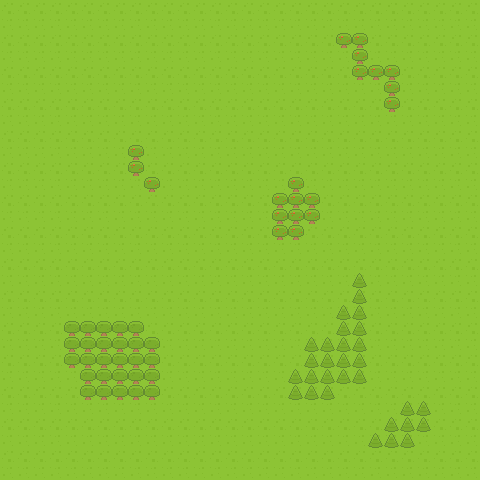

Tiled map render using the project's own tile images. Description and the map definition, with tile-layer contents summarised, below:
An orthogonal 30x30 tile map with 16x16 px tiles, 2 tile layers (Grass, Obstacles).

<map version="1.0" orientation="orthogonal" renderorder="left-up" width="30" height="30" tilewidth="16" tileheight="16" nextobjectid="1">
 <tileset firstgid="1" name="spritesheet" tilewidth="16" tileheight="16" tilecount="6" columns="2">
  <image source="spritesheet.png" width="32" height="48" />
 </tileset>
 <layer name="Grass" width="30" height="30">
  <data>[900 cells, 900 non-empty, 2 distinct tile ids]</data>
 </layer>
 <layer name="Obstacles" width="30" height="30">
  <properties>
   <property name="collide" type="bool" value="true" />
  </properties>
  <data>[900 cells, 77 non-empty, 3 distinct tile ids]</data>
 </layer>
</map>
